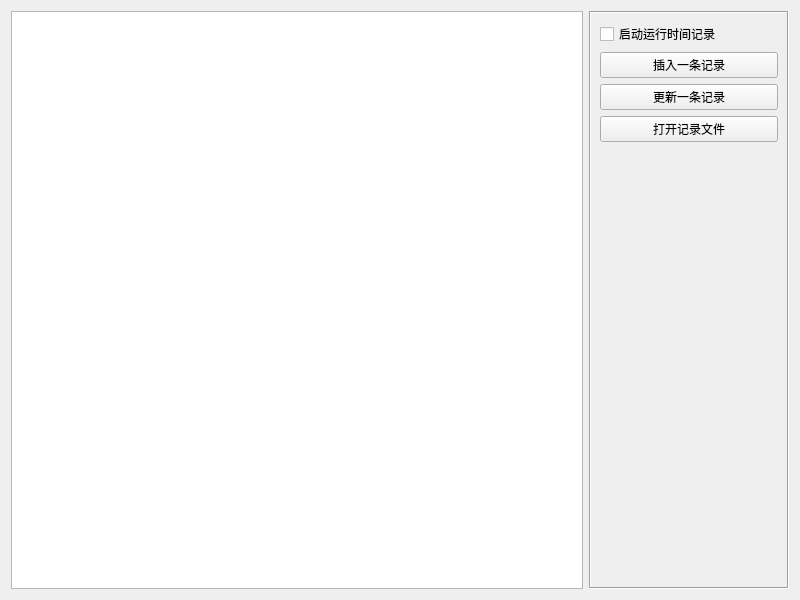
<?xml version="1.0" encoding="UTF-8"?>
<ui version="4.0">
 <class>frmSaveRunTime</class>
 <widget class="QWidget" name="frmSaveRunTime">
  <property name="geometry">
   <rect>
    <x>0</x>
    <y>0</y>
    <width>800</width>
    <height>600</height>
   </rect>
  </property>
  <property name="windowTitle">
   <string>Form</string>
  </property>
  <layout class="QHBoxLayout" name="horizontalLayout">
   <item>
    <widget class="QTextEdit" name="txtMain"/>
   </item>
   <item>
    <widget class="QFrame" name="frame">
     <property name="minimumSize">
      <size>
       <width>200</width>
       <height>0</height>
      </size>
     </property>
     <property name="maximumSize">
      <size>
       <width>200</width>
       <height>16777215</height>
      </size>
     </property>
     <property name="frameShape">
      <enum>QFrame::Box</enum>
     </property>
     <property name="frameShadow">
      <enum>QFrame::Sunken</enum>
     </property>
     <layout class="QVBoxLayout" name="verticalLayout">
      <item>
       <widget class="QCheckBox" name="checkBox">
        <property name="text">
         <string>启动运行时间记录</string>
        </property>
       </widget>
      </item>
      <item>
       <widget class="QPushButton" name="btnAppend">
        <property name="minimumSize">
         <size>
          <width>130</width>
          <height>0</height>
         </size>
        </property>
        <property name="text">
         <string>插入一条记录</string>
        </property>
       </widget>
      </item>
      <item>
       <widget class="QPushButton" name="btnUpdate">
        <property name="minimumSize">
         <size>
          <width>130</width>
          <height>0</height>
         </size>
        </property>
        <property name="text">
         <string>更新一条记录</string>
        </property>
       </widget>
      </item>
      <item>
       <widget class="QPushButton" name="btnOpen">
        <property name="minimumSize">
         <size>
          <width>130</width>
          <height>0</height>
         </size>
        </property>
        <property name="text">
         <string>打开记录文件</string>
        </property>
       </widget>
      </item>
      <item>
       <spacer name="verticalSpacer">
        <property name="orientation">
         <enum>Qt::Vertical</enum>
        </property>
        <property name="sizeHint" stdset="0">
         <size>
          <width>20</width>
          <height>40</height>
         </size>
        </property>
       </spacer>
      </item>
     </layout>
    </widget>
   </item>
  </layout>
 </widget>
 <resources/>
 <connections/>
</ui>
